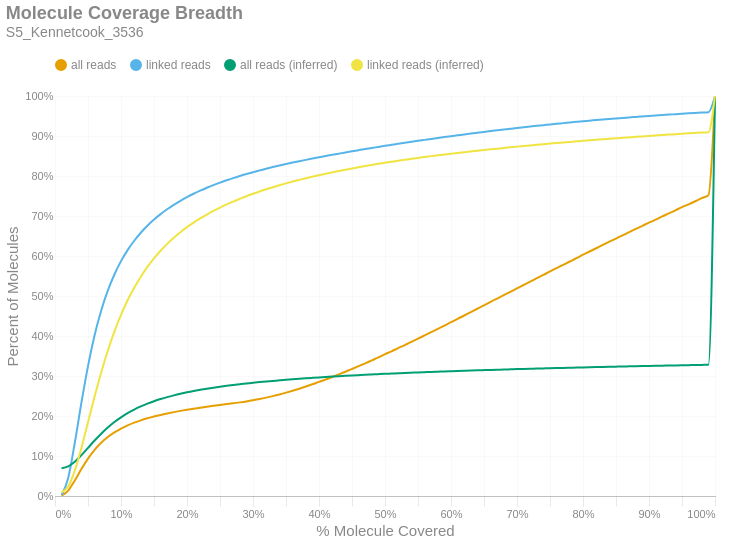

Notebook code for this chart:
### Markdown cell above
### Molecule Read Coverage
This chart shows molecule coverage breadth as computed by the number of bases aligned to that molecule. In other words, "*how much of each unique long molecule is actually sequenced/aligned?*" Keep in mind there is a distinction between sequences and alignments, since some sequences belonging to a particular molecule may not align well and wouldn't appear in the alignment data. This chart also shows molecule coverage breadth as computed by the *inferred fragment* from which the aligned sequences originate. Unlike read coverage, this calculation takes into account the total insert size, including unsequenced gaps between the forward and reverse reads. Like the previous figures, these are cumulative percents.

### Code cell
if SKIPLR:
    print_html(f"Skipped")
else:
    binned_df = consolidated_hist(valids['coverage_bp'], mask, 0.01, True)
    binned_df_inf = consolidated_hist(valids['coverage_inserts'], mask, 0.01, True)
    binned_df = binned_df.with_columns(pl.lit(binned_df_inf['all reads (cumsum)']).alias('all reads (inferred)'))
    binned_df = binned_df.with_columns(pl.lit(binned_df_inf['linked reads (cumsum)']).alias('linked reads (inferred)'))
    binned_df = binned_df.with_columns(
        (pl.col('bin').cast(pl.Float64) + 0.01).alias('right_edge')
    )

    with SafeRender(binned_df):
        (
            density_plot(binned_df, 'Molecule Coverage Breadth', samplename, 'molcov', ['all reads (inferred)','linked reads (inferred)'])
            .encode(
                #x=alt.X('bin:Q', title="% Molecule Covered").axis(format = '%').scale(padding=0),
                x=alt.X('right_edge:Q', title="% Molecule Covered").axis(format='%').scale(padding=0),
                y=alt.Y('value:Q', title='Percent of Molecules')
                    .axis(format='%')
                    .stack(False)
                    .scale(domainMin=0, padding=0),
                color=alt.Color("key:N").scale(domain = ["all reads", "linked reads", "all reads (inferred)", "linked reads (inferred)"]),
                tooltip = [
                    alt.Tooltip("key:N", title = "Data Type"),
                    alt.Tooltip("range_label:N", title="% Molecule Covered"),
                    alt.Tooltip("value:Q", format = ".2%", title="% Molecules")
                ]
            )
        ).display()

### Figure 1 — Vega-Lite specification as saved in the notebook (floating-point values rounded to 4 significant figures)
{"width": "container", "height": 400, "config": {"title": {"anchor": "start", "dy": -15, "fontSize": 18, "color": "#888888", "subtitleColor": "#888888", "subtitleFontSize": 14}, "arc": {"fill": "#0072B2"}, "axis": {"domainColor": "#888888", "domainWidth": 0.5, "gridWidth": 0.2, "grid": false, "titleFontWeight": 400, "titleFontSize": 15, "labelFontSize": 11, "labelColor": "#888888", "tickColor": "#888888", "tickWidth": 0.2, "titleColor": "#888888"}, "axisBand": {"grid": false}, "axisX": {"grid": true, "tickSize": 10, "domainCap": "round"}, "axisY": {"domain": false, "grid": true, "tickSize": 0, "domainCap": "round"}, "background": "transparent", "header": {"labelFontSize": 15, "labelColor": "#888888", "titleFontSize": 15, "titleFontWeight": 600, "titleColor": "#888888"}, "legend": {"labelFont": "sans-serif", "labelFontSize": 12, "labelColor": "#888888", "symbolSize": 100, "symbolType": "circle", "titleFontSize": 12, "titlePadding": 10, "titleColor": "#888888", "title": null, "orient": "top"}, "range": {"category": ["#E69F00", "#56B4E9", "#009E73", "#F0E442", "#0072B2", "#D55E00", "#CC79A7", "#000000"], "diverging": ["#cfe8f3", "#a2d4ec", "#73bfe2", "#46abdb", "#1696d2", "#12719e"]}, "area": {"fill": "#0072B2", "fillOpacity": 0.7, "line": true, "strokeOpacity": 0.7}, "line": {"color": "#0072B2", "stroke": "#0072B2", "strokeWidth": 2}, "trail": {"color": "#0072B2", "stroke": "#0072B2", "strokeWidth": 0, "size": 1}, "point": {"filled": true, "fillOpacity": 1.0, "size": 95}, "text": {"color": "#888888", "fontSize": 11, "align": "right", "fontWeight": 400, "size": 11}, "bar": {"fill": "#0072B2", "stroke": null}, "view": {"stroke": null, "continuousWidth": 660, "continuousHeight": 400}}, "data": {"name": "data-881878ae722fadbdfc6773515dc7bb9e"}, "mark": {"type": "line", "interpolate": "monotone", "point": {"opacity": 0, "size": 275}}, "encoding": {"color": {"field": "key", "scale": {"domain": ["all reads", "linked reads", "all reads (inferred)", "linked reads (inferred)"]}, "type": "nominal"}, "tooltip": [{"field": "key", "title": "Data Type", "type": "nominal"}, {"field": "range_label", "title": "% Molecule Covered", "type": "nominal"}, {"field": "value", "format": ".2%", "title": "% Molecules", "type": "quantitative"}], "x": {"axis": {"format": "%"}, "field": "right_edge", "scale": {"padding": 0}, "title": "% Molecule Covered", "type": "quantitative"}, "y": {"axis": {"format": "%"}, "field": "value", "scale": {"domainMin": 0, "padding": 0}, "stack": false, "title": "Percent of Molecules", "type": "quantitative"}}, "params": [{"name": "param_c36ac31b6afebe62", "select": {"type": "point", "fields": ["key"]}, "bind": "legend"}], "title": {"text": "Molecule Coverage Breadth", "subtitle": "S5_Kennetcook_3536"}, "transform": [{"fold": ["all reads (cumsum)", "linked reads (cumsum)", "all reads (inferred)", "linked reads (inferred)"]}, {"calculate": "replace(datum.key, ' (cumsum)', '')", "as": "key"}, {"filter": {"param": "param_c36ac31b6afebe62"}}], "usermeta": {"embedOptions": {"downloadFileName": "S5_Kennetcook_3536.molcov"}}, "$schema": "https://vega.github.io/schema/vega-lite/v6.1.0.json", "datasets": {"data-881878ae722fadbdfc6773515dc7bb9e": [{"bin": "0.0", "interval": "0.0-0.01", "all reads": 0.0008067, "linked reads": 0.002204, "all reads (cumsum)": 0.0008067, "linked reads (cumsum)": 0.002204, "range_label": "0.0-0.01", "all reads (inferred)": 0.06956, "linked reads (inferred)": 0.009114, "right_edge": 0.01}, {"bin": "0.01", "interval": "0.01-0.02", "all reads": 0.01266, "linked reads": 0.04302, "all reads (cumsum)": 0.01347, "linked reads (cumsum)": 0.04523, "range_label": "0.01-0.02", "all reads (inferred)": 0.07415, "linked reads (inferred)": 0.0238, "right_edge": 0.02}, {"bin": "0.02", "interval": "0.02-0.03", "all reads": 0.02532, "linked reads": 0.08797, "all reads (cumsum)": 0.03878, "linked reads (cumsum)": 0.1332, "range_label": "0.02-0.03", "all reads (inferred)": 0.08573, "linked reads (inferred)": 0.06339, "right_edge": 0.03}, {"bin": "0.03", "interval": "0.03-0.04", "all reads": 0.0286, "linked reads": 0.09985, "all reads (cumsum)": 0.06739, "linked reads (cumsum)": 0.233, "range_label": "0.03-0.04", "all reads (inferred)": 0.102, "linked reads (inferred)": 0.1202, "right_edge": 0.04}, {"bin": "0.04", "interval": "0.04-0.05", "all reads": 0.0262, "linked reads": 0.09177, "all reads (cumsum)": 0.09358, "linked reads (cumsum)": 0.3248, "range_label": "0.04-0.05", "all reads (inferred)": 0.1204, "linked reads (inferred)": 0.1843, "right_edge": 0.05}, {"bin": "0.05", "interval": "0.05-0.06", "all reads": 0.02197, "linked reads": 0.0769, "all reads (cumsum)": 0.1156, "linked reads (cumsum)": 0.4017, "range_label": "0.05-0.06", "all reads (inferred)": 0.1387, "linked reads (inferred)": 0.2486, "right_edge": 0.06}, {"bin": "0.06", "interval": "0.06-0.07", "all reads": 0.01774, "linked reads": 0.06203, "all reads (cumsum)": 0.1333, "linked reads (cumsum)": 0.4637, "range_label": "0.06-0.07", "all reads (inferred)": 0.1558, "linked reads (inferred)": 0.3087, "right_edge": 0.07}, {"bin": "0.07", "interval": "0.07-0.08", "all reads": 0.01421, "linked reads": 0.04967, "all reads (cumsum)": 0.1475, "linked reads (cumsum)": 0.5134, "range_label": "0.07-0.08", "all reads (inferred)": 0.1712, "linked reads (inferred)": 0.363, "right_edge": 0.08}, {"bin": "0.08", "interval": "0.08-0.09", "all reads": 0.01158, "linked reads": 0.04037, "all reads (cumsum)": 0.1591, "linked reads (cumsum)": 0.5538, "range_label": "0.08-0.09", "all reads (inferred)": 0.1848, "linked reads (inferred)": 0.4109, "right_edge": 0.09}, {"bin": "0.09", "interval": "0.09-0.1", "all reads": 0.009602, "linked reads": 0.03337, "all reads (cumsum)": 0.1687, "linked reads (cumsum)": 0.5872, "range_label": "0.09-0.1", "all reads (inferred)": 0.1967, "linked reads (inferred)": 0.4526, "right_edge": 0.1}, {"bin": "0.1", "interval": "0.1-0.11", "all reads": 0.007943, "linked reads": 0.02758, "all reads (cumsum)": 0.1766, "linked reads (cumsum)": 0.6147, "range_label": "0.1-0.11", "all reads (inferred)": 0.2071, "linked reads (inferred)": 0.4892, "right_edge": 0.11}, {"bin": "0.11", "interval": "0.11-0.12", "all reads": 0.006743, "linked reads": 0.02336, "all reads (cumsum)": 0.1834, "linked reads (cumsum)": 0.6381, "range_label": "0.11-0.12", "all reads (inferred)": 0.216, "linked reads (inferred)": 0.5206, "right_edge": 0.12}, {"bin": "0.12", "interval": "0.12-0.13", "all reads": 0.005819, "linked reads": 0.02011, "all reads (cumsum)": 0.1892, "linked reads (cumsum)": 0.6582, "range_label": "0.12-0.13", "all reads (inferred)": 0.2239, "linked reads (inferred)": 0.5483, "right_edge": 0.13}, {"bin": "0.13", "interval": "0.13-0.14", "all reads": 0.005051, "linked reads": 0.01738, "all reads (cumsum)": 0.1942, "linked reads (cumsum)": 0.6756, "range_label": "0.13-0.14", "all reads (inferred)": 0.2308, "linked reads (inferred)": 0.5726, "right_edge": 0.14}, {"bin": "0.14", "interval": "0.14-0.15", "all reads": 0.004521, "linked reads": 0.01552, "all reads (cumsum)": 0.1988, "linked reads (cumsum)": 0.6911, "range_label": "0.14-0.15", "all reads (inferred)": 0.237, "linked reads (inferred)": 0.5942, "right_edge": 0.15}, {"bin": "0.15", "interval": "0.15-0.16", "all reads": 0.003989, "linked reads": 0.01356, "all reads (cumsum)": 0.2027, "linked reads (cumsum)": 0.7047, "range_label": "0.15-0.16", "all reads (inferred)": 0.2424, "linked reads (inferred)": 0.6132, "right_edge": 0.16}, {"bin": "0.16", "interval": "0.16-0.17", "all reads": 0.003604, "linked reads": 0.01214, "all reads (cumsum)": 0.2063, "linked reads (cumsum)": 0.7168, "range_label": "0.16-0.17", "all reads (inferred)": 0.2473, "linked reads (inferred)": 0.6303, "right_edge": 0.17}, {"bin": "0.17", "interval": "0.17-0.18", "all reads": 0.003348, "linked reads": 0.01112, "all reads (cumsum)": 0.2097, "linked reads (cumsum)": 0.7279, "range_label": "0.17-0.18", "all reads (inferred)": 0.2516, "linked reads (inferred)": 0.6455, "right_edge": 0.18}, {"bin": "0.18", "interval": "0.18-0.19", "all reads": 0.003092, "linked reads": 0.01015, "all reads (cumsum)": 0.2128, "linked reads (cumsum)": 0.7381, "range_label": "0.18-0.19", "all reads (inferred)": 0.2556, "linked reads (inferred)": 0.6594, "right_edge": 0.19}, {"bin": "0.19", "interval": "0.19-0.2", "all reads": 0.002867, "linked reads": 0.009223, "all reads (cumsum)": 0.2157, "linked reads (cumsum)": 0.7473, "range_label": "0.19-0.2", "all reads (inferred)": 0.2592, "linked reads (inferred)": 0.6721, "right_edge": 0.2}, {"bin": "0.2", "interval": "0.2-0.21", "all reads": 0.002613, "linked reads": 0.008296, "all reads (cumsum)": 0.2183, "linked reads (cumsum)": 0.7556, "range_label": "0.2-0.21", "all reads (inferred)": 0.2625, "linked reads (inferred)": 0.6836, "right_edge": 0.21}, {"bin": "0.21", "interval": "0.21-0.22", "all reads": 0.002477, "linked reads": 0.007699, "all reads (cumsum)": 0.2207, "linked reads (cumsum)": 0.7633, "range_label": "0.21-0.22", "all reads (inferred)": 0.2654, "linked reads (inferred)": 0.694, "right_edge": 0.22}, {"bin": "0.22", "interval": "0.22-0.23", "all reads": 0.002382, "linked reads": 0.007254, "all reads (cumsum)": 0.2231, "linked reads (cumsum)": 0.7706, "range_label": "0.22-0.23", "all reads (inferred)": 0.2682, "linked reads (inferred)": 0.7037, "right_edge": 0.23}, {"bin": "0.23", "interval": "0.23-0.24", "all reads": 0.002298, "linked reads": 0.006746, "all reads (cumsum)": 0.2254, "linked reads (cumsum)": 0.7773, "range_label": "0.23-0.24", "all reads (inferred)": 0.2708, "linked reads (inferred)": 0.7127, "right_edge": 0.24}, {"bin": "0.24", "interval": "0.24-0.25", "all reads": 0.002197, "linked reads": 0.006228, "all reads (cumsum)": 0.2276, "linked reads (cumsum)": 0.7835, "range_label": "0.24-0.25", "all reads (inferred)": 0.2732, "linked reads (inferred)": 0.721, "right_edge": 0.25}, {"bin": "0.25", "interval": "0.25-0.26", "all reads": 0.002133, "linked reads": 0.005788, "all reads (cumsum)": 0.2298, "linked reads (cumsum)": 0.7893, "range_label": "0.25-0.26", "all reads (inferred)": 0.2754, "linked reads (inferred)": 0.7289, "right_edge": 0.26}, {"bin": "0.26", "interval": "0.26-0.27", "all reads": 0.00212, "linked reads": 0.005447, "all reads (cumsum)": 0.2319, "linked reads (cumsum)": 0.7948, "range_label": "0.26-0.27", "all reads (inferred)": 0.2775, "linked reads (inferred)": 0.7361, "right_edge": 0.27}, {"bin": "0.27", "interval": "0.27-0.28", "all reads": 0.002196, "linked reads": 0.00525, "all reads (cumsum)": 0.2341, "linked reads (cumsum)": 0.8, "range_label": "0.27-0.28", "all reads (inferred)": 0.2794, "linked reads (inferred)": 0.7429, "right_edge": 0.28}, {"bin": "0.28", "interval": "0.28-0.29", "all reads": 0.002413, "linked reads": 0.004899, "all reads (cumsum)": 0.2365, "linked reads (cumsum)": 0.8049, "range_label": "0.28-0.29", "all reads (inferred)": 0.2813, "linked reads (inferred)": 0.7495, "right_edge": 0.29}, {"bin": "0.29", "interval": "0.29-0.3", "all reads": 0.002771, "linked reads": 0.004673, "all reads (cumsum)": 0.2393, "linked reads (cumsum)": 0.8096, "range_label": "0.29-0.3", "all reads (inferred)": 0.2831, "linked reads (inferred)": 0.7555, "right_edge": 0.3}, {"bin": "0.3", "interval": "0.3-0.31", "all reads": 0.003111, "linked reads": 0.004396, "all reads (cumsum)": 0.2424, "linked reads (cumsum)": 0.814, "range_label": "0.3-0.31", "all reads (inferred)": 0.2847, "linked reads (inferred)": 0.7613, "right_edge": 0.31}, {"bin": "0.31", "interval": "0.31-0.32", "all reads": 0.003526, "linked reads": 0.004308, "all reads (cumsum)": 0.2459, "linked reads (cumsum)": 0.8183, "range_label": "0.31-0.32", "all reads (inferred)": 0.2863, "linked reads (inferred)": 0.7668, "right_edge": 0.32}, {"bin": "0.32", "interval": "0.32-0.33", "all reads": 0.003851, "linked reads": 0.00407, "all reads (cumsum)": 0.2497, "linked reads (cumsum)": 0.8224, "range_label": "0.32-0.33", "all reads (inferred)": 0.2878, "linked reads (inferred)": 0.772, "right_edge": 0.33}, {"bin": "0.33", "interval": "0.33-0.34", "all reads": 0.004156, "linked reads": 0.003908, "all reads (cumsum)": 0.2539, "linked reads (cumsum)": 0.8263, "range_label": "0.33-0.34", "all reads (inferred)": 0.2892, "linked reads (inferred)": 0.7768, "right_edge": 0.34}, {"bin": "0.34", "interval": "0.34-0.35", "all reads": 0.004499, "linked reads": 0.00369, "all reads (cumsum)": 0.2584, "linked reads (cumsum)": 0.83, "range_label": "0.34-0.35", "all reads (inferred)": 0.2905, "linked reads (inferred)": 0.7816, "right_edge": 0.35}, {"bin": "0.35", "interval": "0.35-0.36", "all reads": 0.004804, "linked reads": 0.003555, "all reads (cumsum)": 0.2632, "linked reads (cumsum)": 0.8335, "range_label": "0.35-0.36", "all reads (inferred)": 0.2918, "linked reads (inferred)": 0.786, "right_edge": 0.36}, {"bin": "0.36", "interval": "0.36-0.37", "all reads": 0.005097, "linked reads": 0.003455, "all reads (cumsum)": 0.2683, "linked reads (cumsum)": 0.837, "range_label": "0.36-0.37", "all reads (inferred)": 0.293, "linked reads (inferred)": 0.7902, "right_edge": 0.37}, {"bin": "0.37", "interval": "0.37-0.38", "all reads": 0.005394, "linked reads": 0.003342, "all reads (cumsum)": 0.2737, "linked reads (cumsum)": 0.8403, "range_label": "0.37-0.38", "all reads (inferred)": 0.2942, "linked reads (inferred)": 0.7943, "right_edge": 0.38}, {"bin": "0.38", "interval": "0.38-0.39", "all reads": 0.005612, "linked reads": 0.003288, "all reads (cumsum)": 0.2793, "linked reads (cumsum)": 0.8436, "range_label": "0.38-0.39", "all reads (inferred)": 0.2953, "linked reads (inferred)": 0.7982, "right_edge": 0.39}, {"bin": "0.39", "interval": "0.39-0.4", "all reads": 0.005964, "linked reads": 0.003237, "all reads (cumsum)": 0.2853, "linked reads (cumsum)": 0.8468, "range_label": "0.39-0.4", "all reads (inferred)": 0.2964, "linked reads (inferred)": 0.8021, "right_edge": 0.4}, {"bin": "0.4", "interval": "0.4-0.41", "all reads": 0.005938, "linked reads": 0.003051, "all reads (cumsum)": 0.2912, "linked reads (cumsum)": 0.8499, "range_label": "0.4-0.41", "all reads (inferred)": 0.2975, "linked reads (inferred)": 0.8057, "right_edge": 0.41}, {"bin": "0.41", "interval": "0.41-0.42", "all reads": 0.006274, "linked reads": 0.003067, "all reads (cumsum)": 0.2975, "linked reads (cumsum)": 0.853, "range_label": "0.41-0.42", "all reads (inferred)": 0.2985, "linked reads (inferred)": 0.8091, "right_edge": 0.42}, {"bin": "0.42", "interval": "0.42-0.43", "all reads": 0.006506, "linked reads": 0.002944, "all reads (cumsum)": 0.304, "linked reads (cumsum)": 0.8559, "range_label": "0.42-0.43", "all reads (inferred)": 0.2994, "linked reads (inferred)": 0.8125, "right_edge": 0.43}, {"bin": "0.43", "interval": "0.43-0.44", "all reads": 0.006625, "linked reads": 0.002927, "all reads (cumsum)": 0.3106, "linked reads (cumsum)": 0.8588, "range_label": "0.43-0.44", "all reads (inferred)": 0.3004, "linked reads (inferred)": 0.8157, "right_edge": 0.44}, {"bin": "0.44", "interval": "0.44-0.45", "all reads": 0.006906, "linked reads": 0.002863, "all reads (cumsum)": 0.3175, "linked reads (cumsum)": 0.8617, "range_label": "0.44-0.45", "all reads (inferred)": 0.3013, "linked reads (inferred)": 0.8189, "right_edge": 0.45}, {"bin": "0.45", "interval": "0.45-0.46", "all reads": 0.007031, "linked reads": 0.002847, "all reads (cumsum)": 0.3245, "linked reads (cumsum)": 0.8645, "range_label": "0.45-0.46", "all reads (inferred)": 0.3022, "linked reads (inferred)": 0.8219, "right_edge": 0.46}, {"bin": "0.46", "interval": "0.46-0.47", "all reads": 0.00718, "linked reads": 0.002813, "all reads (cumsum)": 0.3317, "linked reads (cumsum)": 0.8673, "range_label": "0.46-0.47", "all reads (inferred)": 0.303, "linked reads (inferred)": 0.8249, "right_edge": 0.47}, {"bin": "0.47", "interval": "0.47-0.48", "all reads": 0.007382, "linked reads": 0.002737, "all reads (cumsum)": 0.3391, "linked reads (cumsum)": 0.8701, "range_label": "0.47-0.48", "all reads (inferred)": 0.3038, "linked reads (inferred)": 0.8277, "right_edge": 0.48}, {"bin": "0.48", "interval": "0.48-0.49", "all reads": 0.00726, "linked reads": 0.002677, "all reads (cumsum)": 0.3464, "linked reads (cumsum)": 0.8728, "range_label": "0.48-0.49", "all reads (inferred)": 0.3047, "linked reads (inferred)": 0.8305, "right_edge": 0.49}, {"bin": "0.49", "interval": "0.49-0.5", "all reads": 0.00809, "linked reads": 0.002712, "all reads (cumsum)": 0.3545, "linked reads (cumsum)": 0.8755, "range_label": "0.49-0.5", "all reads (inferred)": 0.3055, "linked reads (inferred)": 0.8333, "right_edge": 0.5}, {"bin": "0.5", "interval": "0.5-0.51", "all reads": 0.00711, "linked reads": 0.002529, "all reads (cumsum)": 0.3616, "linked reads (cumsum)": 0.878, "range_label": "0.5-0.51", "all reads (inferred)": 0.3062, "linked reads (inferred)": 0.8357, "right_edge": 0.51}, {"bin": "0.51", "interval": "0.51-0.52", "all reads": 0.007993, "linked reads": 0.00255, "all reads (cumsum)": 0.3696, "linked reads (cumsum)": 0.8806, "range_label": "0.51-0.52", "all reads (inferred)": 0.3069, "linked reads (inferred)": 0.8382, "right_edge": 0.52}, {"bin": "0.52", "interval": "0.52-0.53", "all reads": 0.007718, "linked reads": 0.002412, "all reads (cumsum)": 0.3773, "linked reads (cumsum)": 0.883, "range_label": "0.52-0.53", "all reads (inferred)": 0.3076, "linked reads (inferred)": 0.8406, "right_edge": 0.53}, {"bin": "0.53", "interval": "0.53-0.54", "all reads": 0.0081, "linked reads": 0.002552, "all reads (cumsum)": 0.3854, "linked reads (cumsum)": 0.8855, "range_label": "0.53-0.54", "all reads (inferred)": 0.3083, "linked reads (inferred)": 0.8429, "right_edge": 0.54}, {"bin": "0.54", "interval": "0.54-0.55", "all reads": 0.00799, "linked reads": 0.002445, "all reads (cumsum)": 0.3934, "linked reads (cumsum)": 0.888, "range_label": "0.54-0.55", "all reads (inferred)": 0.3089, "linked reads (inferred)": 0.8453, "right_edge": 0.55}, {"bin": "0.55", "interval": "0.55-0.56", "all reads": 0.008163, "linked reads": 0.00235, "all reads (cumsum)": 0.4015, "linked reads (cumsum)": 0.8903, "range_label": "0.55-0.56", "all reads (inferred)": 0.3096, "linked reads (inferred)": 0.8475, "right_edge": 0.56}, {"bin": "0.56", "interval": "0.56-0.57", "all reads": 0.008159, "linked reads": 0.002374, "all reads (cumsum)": 0.4097, "linked reads (cumsum)": 0.8927, "range_label": "0.56-0.57", "all reads (inferred)": 0.3102, "linked reads (inferred)": 0.8497, "right_edge": 0.57}, {"bin": "0.57", "interval": "0.57-0.58", "all reads": 0.008112, "linked reads": 0.002237, "all reads (cumsum)": 0.4178, "linked reads (cumsum)": 0.8949, "range_label": "0.57-0.58", "all reads (inferred)": 0.3108, "linked reads (inferred)": 0.8517, "right_edge": 0.58}, {"bin": "0.58", "interval": "0.58-0.59", "all reads": 0.008304, "linked reads": 0.00234, "all reads (cumsum)": 0.4261, "linked reads (cumsum)": 0.8973, "range_label": "0.58-0.59", "all reads (inferred)": 0.3114, "linked reads (inferred)": 0.8538, "right_edge": 0.59}, {"bin": "0.59", "interval": "0.59-0.6", "all reads": 0.008517, "linked reads": 0.002243, "all reads (cumsum)": 0.4346, "linked reads (cumsum)": 0.8995, "range_label": "0.59-0.6", "all reads (inferred)": 0.312, "linked reads (inferred)": 0.8558, "right_edge": 0.6}, {"bin": "0.6", "interval": "0.6-0.61", "all reads": 0.008092, "linked reads": 0.002173, "all reads (cumsum)": 0.4427, "linked reads (cumsum)": 0.9017, "range_label": "0.6-0.61", "all reads (inferred)": 0.3126, "linked reads (inferred)": 0.8577, "right_edge": 0.61}, {"bin": "0.61", "interval": "0.61-0.62", "all reads": 0.008567, "linked reads": 0.002216, "all reads (cumsum)": 0.4513, "linked reads (cumsum)": 0.9039, "range_label": "0.61-0.62", "all reads (inferred)": 0.3131, "linked reads (inferred)": 0.8596, "right_edge": 0.62}, {"bin": "0.62", "interval": "0.62-0.63", "all reads": 0.008333, "linked reads": 0.002099, "all reads (cumsum)": 0.4596, "linked reads (cumsum)": 0.906, "range_label": "0.62-0.63", "all reads (inferred)": 0.3137, "linked reads (inferred)": 0.8614, "right_edge": 0.63}, {"bin": "0.63", "interval": "0.63-0.64", "all reads": 0.008479, "linked reads": 0.002039, "all reads (cumsum)": 0.4681, "linked reads (cumsum)": 0.908, "range_label": "0.63-0.64", "all reads (inferred)": 0.3142, "linked reads (inferred)": 0.8633, "right_edge": 0.64}, {"bin": "0.64", "interval": "0.64-0.65", "all reads": 0.008365, "linked reads": 0.002049, "all reads (cumsum)": 0.4765, "linked reads (cumsum)": 0.9101, "range_label": "0.64-0.65", "all reads (inferred)": 0.3147, "linked reads (inferred)": 0.865, "right_edge": 0.65}, {"bin": "0.65", "interval": "0.65-0.66", "all reads": 0.008828, "linked reads": 0.002146, "all reads (cumsum)": 0.4853, "linked reads (cumsum)": 0.9122, "range_label": "0.65-0.66", "all reads (inferred)": 0.3152, "linked reads (inferred)": 0.8667, "right_edge": 0.66}, {"bin": "0.66", "interval": "0.66-0.67", "all reads": 0.008372, "linked reads": 0.001996, "all reads (cumsum)": 0.4937, "linked reads (cumsum)": 0.9142, "range_label": "0.66-0.67", "all reads (inferred)": 0.3157, "linked reads (inferred)": 0.8684, "right_edge": 0.67}, {"bin": "0.67", "interval": "0.67-0.68", "all reads": 0.008533, "linked reads": 0.002002, "all reads (cumsum)": 0.5022, "linked reads (cumsum)": 0.9162, "range_label": "0.67-0.68", "all reads (inferred)": 0.3162, "linked reads (inferred)": 0.8701, "right_edge": 0.68}, {"bin": "0.68", "interval": "0.68-0.69", "all reads": 0.008351, "linked reads": 0.001896, "all reads (cumsum)": 0.5105, "linked reads (cumsum)": 0.9181, "range_label": "0.68-0.69", "all reads (inferred)": 0.3167, "linked reads (inferred)": 0.8718, "right_edge": 0.69}, {"bin": "0.69", "interval": "0.69-0.7", "all reads": 0.008537, "linked reads": 0.001872, "all reads (cumsum)": 0.5191, "linked reads (cumsum)": 0.92, "range_label": "0.69-0.7", "all reads (inferred)": 0.3172, "linked reads (inferred)": 0.8734, "right_edge": 0.7}, {"bin": "0.7", "interval": "0.7-0.71", "all reads": 0.008377, "linked reads": 0.001804, "all reads (cumsum)": 0.5275, "linked reads (cumsum)": 0.9218, "range_label": "0.7-0.71", "all reads (inferred)": 0.3176, "linked reads (inferred)": 0.875, "right_edge": 0.71}, {"bin": "0.71", "interval": "0.71-0.72", "all reads": 0.008409, "linked reads": 0.001796, "all reads (cumsum)": 0.5359, "linked reads (cumsum)": 0.9236, "range_label": "0.71-0.72", "all reads (inferred)": 0.3181, "linked reads (inferred)": 0.8765, "right_edge": 0.72}, {"bin": "0.72", "interval": "0.72-0.73", "all reads": 0.008566, "linked reads": 0.001789, "all reads (cumsum)": 0.5444, "linked reads (cumsum)": 0.9254, "range_label": "0.72-0.73", "all reads (inferred)": 0.3186, "linked reads (inferred)": 0.8781, "right_edge": 0.73}, {"bin": "0.73", "interval": "0.73-0.74", "all reads": 0.008314, "linked reads": 0.001742, "all reads (cumsum)": 0.5527, "linked reads (cumsum)": 0.9271, "range_label": "0.73-0.74", "all reads (inferred)": 0.319, "linked reads (inferred)": 0.8796, "right_edge": 0.74}, {"bin": "0.74", "interval": "0.74-0.75", "all reads": 0.008706, "linked reads": 0.001777, "all reads (cumsum)": 0.5615, "linked reads (cumsum)": 0.9289, "range_label": "0.74-0.75", "all reads (inferred)": 0.3194, "linked reads (inferred)": 0.881, "right_edge": 0.75}, {"bin": "0.75", "interval": "0.75-0.76", "all reads": 0.008174, "linked reads": 0.001692, "all reads (cumsum)": 0.5696, "linked reads (cumsum)": 0.9306, "range_label": "0.75-0.76", "all reads (inferred)": 0.3199, "linked reads (inferred)": 0.8825, "right_edge": 0.76}, {"bin": "0.76", "interval": "0.76-0.77", "all reads": 0.008314, "linked reads": 0.001592, "all reads (cumsum)": 0.5779, "linked reads (cumsum)": 0.9322, "range_label": "0.76-0.77", "all reads (inferred)": 0.3203, "linked reads (inferred)": 0.8838, "right_edge": 0.77}, {"bin": "0.77", "interval": "0.77-0.78", "all reads": 0.008309, "linked reads": 0.001617, "all reads (cumsum)": 0.5863, "linked reads (cumsum)": 0.9338, "range_label": "0.77-0.78", "all reads (inferred)": 0.3207, "linked reads (inferred)": 0.8852, "right_edge": 0.78}, {"bin": "0.78", "interval": "0.78-0.79", "all reads": 0.008247, "linked reads": 0.00159, "all reads (cumsum)": 0.5945, "linked reads (cumsum)": 0.9354, "range_label": "0.78-0.79", "all reads (inferred)": 0.3211, "linked reads (inferred)": 0.8866, "right_edge": 0.79}, {"bin": "0.79", "interval": "0.79-0.8", "all reads": 0.008719, "linked reads": 0.001555, "all reads (cumsum)": 0.6032, "linked reads (cumsum)": 0.9369, "range_label": "0.79-0.8", "all reads (inferred)": 0.3215, "linked reads (inferred)": 0.888, "right_edge": 0.8}, {"bin": "0.8", "interval": "0.8-0.81", "all reads": 0.008027, "linked reads": 0.001446, "all reads (cumsum)": 0.6112, "linked reads (cumsum)": 0.9384, "range_label": "0.8-0.81", "all reads (inferred)": 0.3219, "linked reads (inferred)": 0.8893, "right_edge": 0.81}, {"bin": "0.81", "interval": "0.81-0.82", "all reads": 0.008127, "linked reads": 0.001504, "all reads (cumsum)": 0.6194, "linked reads (cumsum)": 0.9399, "range_label": "0.81-0.82", "all reads (inferred)": 0.3223, "linked reads (inferred)": 0.8905, "right_edge": 0.82}, {"bin": "0.82", "interval": "0.82-0.83", "all reads": 0.008226, "linked reads": 0.001421, "all reads (cumsum)": 0.6276, "linked reads (cumsum)": 0.9413, "range_label": "0.82-0.83", "all reads (inferred)": 0.3227, "linked reads (inferred)": 0.8918, "right_edge": 0.83}, {"bin": "0.83", "interval": "0.83-0.84", "all reads": 0.008119, "linked reads": 0.001312, "all reads (cumsum)": 0.6357, "linked reads (cumsum)": 0.9426, "range_label": "0.83-0.84", "all reads (inferred)": 0.323, "linked reads (inferred)": 0.8931, "right_edge": 0.84}, {"bin": "0.84", "interval": "0.84-0.85", "all reads": 0.007928, "linked reads": 0.001276, "all reads (cumsum)": 0.6436, "linked reads (cumsum)": 0.9439, "range_label": "0.84-0.85", "all reads (inferred)": 0.3234, "linked reads (inferred)": 0.8943, "right_edge": 0.85}, {"bin": "0.85", "interval": "0.85-0.86", "all reads": 0.008149, "linked reads": 0.001369, "all reads (cumsum)": 0.6518, "linked reads (cumsum)": 0.9453, "range_label": "0.85-0.86", "all reads (inferred)": 0.3238, "linked reads (inferred)": 0.8956, "right_edge": 0.86}, {"bin": "0.86", "interval": "0.86-0.87", "all reads": 0.007889, "linked reads": 0.001278, "all reads (cumsum)": 0.6597, "linked reads (cumsum)": 0.9466, "range_label": "0.86-0.87", "all reads (inferred)": 0.3241, "linked reads (inferred)": 0.8967, "right_edge": 0.87}, {"bin": "0.87", "interval": "0.87-0.88", "all reads": 0.00802, "linked reads": 0.001174, "all reads (cumsum)": 0.6677, "linked reads (cumsum)": 0.9477, "range_label": "0.87-0.88", "all reads (inferred)": 0.3245, "linked reads (inferred)": 0.8979, "right_edge": 0.88}, {"bin": "0.88", "interval": "0.88-0.89", "all reads": 0.007792, "linked reads": 0.001214, "all reads (cumsum)": 0.6755, "linked reads (cumsum)": 0.9489, "range_label": "0.88-0.89", "all reads (inferred)": 0.3248, "linked reads (inferred)": 0.8991, "right_edge": 0.89}, {"bin": "0.89", "interval": "0.89-0.9", "all reads": 0.007964, "linked reads": 0.001211, "all reads (cumsum)": 0.6835, "linked reads (cumsum)": 0.9502, "range_label": "0.89-0.9", "all reads (inferred)": 0.3251, "linked reads (inferred)": 0.9002, "right_edge": 0.9}, {"bin": "0.9", "interval": "0.9-0.91", "all reads": 0.007355, "linked reads": 0.001117, "all reads (cumsum)": 0.6908, "linked reads (cumsum)": 0.9513, "range_label": "0.9-0.91", "all reads (inferred)": 0.3255, "linked reads (inferred)": 0.9013, "right_edge": 0.91}, {"bin": "0.91", "interval": "0.91-0.92", "all reads": 0.008459, "linked reads": 0.00119, "all reads (cumsum)": 0.6993, "linked reads (cumsum)": 0.9525, "range_label": "0.91-0.92", "all reads (inferred)": 0.3258, "linked reads (inferred)": 0.9024, "right_edge": 0.92}, {"bin": "0.92", "interval": "0.92-0.93", "all reads": 0.007082, "linked reads": 0.001012, "all reads (cumsum)": 0.7064, "linked reads (cumsum)": 0.9535, "range_label": "0.92-0.93", "all reads (inferred)": 0.3261, "linked reads (inferred)": 0.9035, "right_edge": 0.93}, {"bin": "0.93", "interval": "0.93-0.94", "all reads": 0.007757, "linked reads": 0.001107, "all reads (cumsum)": 0.7141, "linked reads (cumsum)": 0.9546, "range_label": "0.93-0.94", "all reads (inferred)": 0.3265, "linked reads (inferred)": 0.9045, "right_edge": 0.94}, {"bin": "0.94", "interval": "0.94-0.95", "all reads": 0.008147, "linked reads": 0.001048, "all reads (cumsum)": 0.7223, "linked reads (cumsum)": 0.9556, "range_label": "0.94-0.95", "all reads (inferred)": 0.3268, "linked reads (inferred)": 0.9055, "right_edge": 0.95}, {"bin": "0.95", "interval": "0.95-0.96", "all reads": 0.006767, "linked reads": 0.000996, "all reads (cumsum)": 0.729, "linked reads (cumsum)": 0.9566, "range_label": "0.95-0.96", "all reads (inferred)": 0.3271, "linked reads (inferred)": 0.9066, "right_edge": 0.96}, {"bin": "0.96", "interval": "0.96-0.97", "all reads": 0.007815, "linked reads": 0.0009691, "all reads (cumsum)": 0.7368, "linked reads (cumsum)": 0.9576, "range_label": "0.96-0.97", "all reads (inferred)": 0.3274, "linked reads (inferred)": 0.9076, "right_edge": 0.97}, {"bin": "0.97", "interval": "0.97-0.98", "all reads": 0.007899, "linked reads": 0.0009604, "all reads (cumsum)": 0.7447, "linked reads (cumsum)": 0.9586, "range_label": "0.97-0.98", "all reads (inferred)": 0.3278, "linked reads (inferred)": 0.9087, "right_edge": 0.98}, {"bin": "0.98", "interval": "0.98-0.99", "all reads": 0.007189, "linked reads": 0.0009882, "all reads (cumsum)": 0.7519, "linked reads (cumsum)": 0.9595, "range_label": "0.98-0.99", "all reads (inferred)": 0.3281, "linked reads (inferred)": 0.9096, "right_edge": 0.99}, {"bin": "0.99", "interval": "0.99-1.0", "all reads": 0.2481, "linked reads": 0.04046, "all reads (cumsum)": 1.0, "linked reads (cumsum)": 1.0, "range_label": "0.99-1.0", "all reads (inferred)": 1.0, "linked reads (inferred)": 1.0, "right_edge": 1.0}]}}
